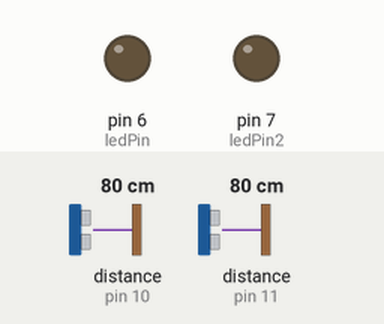
The sketch below on a simulated Arduino Uno, built with avr-gcc and run on an emulated ATmega328P. Shown: output pins drawn as LEDs (lit = HIGH). Wiring (inferred from the names in the program): 2 × ultrasonic range finder: trigger pin 5, echo pin 11 / trigger pin 9, echo pin 10. Inputs (shaded band) come from the test bench; at power-on: distance to the obstacle (sensors on pin 10, pin 11) 80 cm. The echo pulse lasts 58.3 µs per cm; pins used as bus, display or sensor lines are not drawn.

Above: at 1.2 s.
1.3 s: distance to the obstacle (sensor on pin 10) set to 11 cm
2.8 s: distance to the obstacle (sensor on pin 10) set to 8 cm
At 3.6 s:
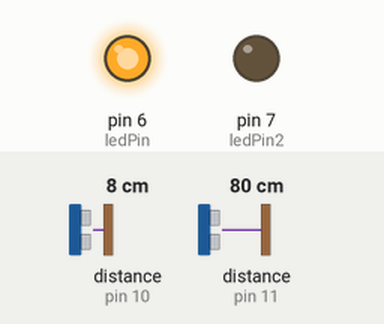
4.3 s: distance to the obstacle (sensor on pin 11) set to 11 cm
5.8 s: distance to the obstacle (sensor on pin 11) set to 8 cm
At 7.1 s:
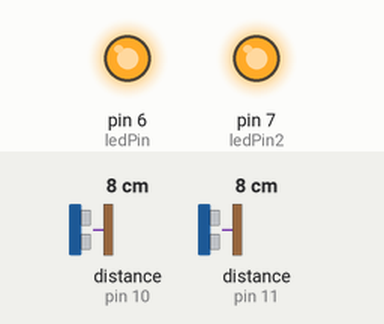
Timing chart, 0 to 8.3 s (numbered marks = the images above; inputs shaded):
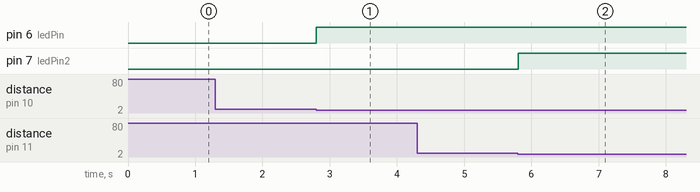

The sketch:

ultrasonic_test.ino
```cpp
/*
* Ultrasonic Sensor HC-SR04 and Arduino Tutorial
*
* by Dejan Nedelkovski,
* www.HowToMechatronics.com
*
*/
// defines pins numbers
const int trigPin = 9;
const int echoPin = 10;

const int trigPin2 = 5;
const int echoPin2 = 11;

const int ledPin = 6;
const int ledPin2 = 7;
// defines variables

long duration;
long duration2;
int distance;
int distance2;

void setup()
{
  pinMode(trigPin, OUTPUT); // Sets the trigPin as an Output
  pinMode(echoPin, INPUT); // Sets the echoPin as an Input

  pinMode(trigPin2, OUTPUT); // Sets the trigPin as an Output
  pinMode(echoPin2, INPUT); // Sets the echoPin as an Input

  pinMode(ledPin, OUTPUT); // Sets the trigPin as an Output
  pinMode(ledPin2, OUTPUT); // Sets the trigPin as an Output
  Serial.begin(9600); // Starts the serial communication
}
void loop()
{
  // Clears the trigPin
  digitalWrite(trigPin, LOW);
  digitalWrite(trigPin2, LOW);
//  digitalWrite(ledPin, LOW);
//  digitalWrite(ledPin2, LOW);
  delayMicroseconds(2);
  // Sets the trigPin on HIGH state for 10 micro seconds
  digitalWrite(trigPin, HIGH);
  delayMicroseconds(10);
  digitalWrite(trigPin, LOW);

  // Reads the echoPin, returns the sound wave travel time in microseconds
  duration = pulseIn(echoPin, HIGH);

  // Calculating the distance
  distance= duration*0.034/2;


  // Prints the distance on the Serial Monitor
//  Serial.print("Distance #1: ");
//  Serial.print(distance);
//  Serial.print("\t\tDistance #2: ");
//  Serial.println(distance2);

  if(distance <= 8)
    digitalWrite(ledPin, HIGH);

  digitalWrite(trigPin2, HIGH);
  delayMicroseconds(10);
  digitalWrite(trigPin2, LOW);
  duration2 = pulseIn(echoPin2, HIGH);
  distance2= duration2*0.034/2;
  if(distance2 <= 8)
    digitalWrite(ledPin2, HIGH);

}
```

Measured:
- the behaviour switches between 10 and 9 cm on distance to the obstacle (sensor on pin 10) (found by bisection; images 0 and 1)
- the behaviour switches between 10 and 9 cm on distance to the obstacle (sensor on pin 11) (found by bisection; images 1 and 2)
- after the input at 1.3 s, every drawn part: stays the same
- after the input at 2.8 s, pin 6 (ledPin): LOW → HIGH at once
- after the input at 4.3 s, every drawn part: stays the same
- after the input at 5.8 s, pin 7 (ledPin2): LOW → HIGH at once
